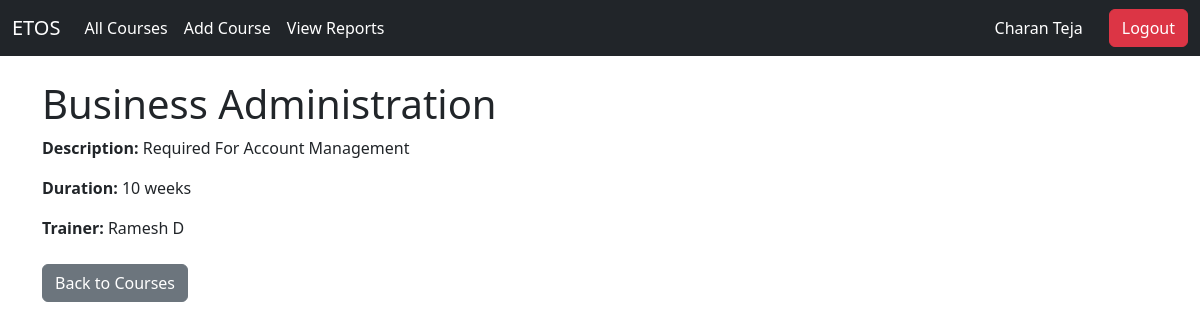
Before: /employee/course/2/ (signed in) with the older database file.
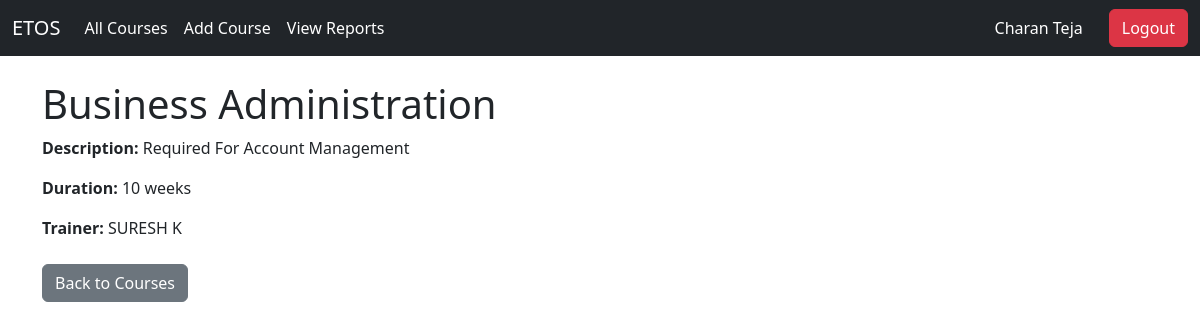
After: the same page with the newer database file.
### admin_app/models.py (models this page shows, shortened)
class Course(models.Model):
    name = models.CharField(max_length=100)
    description = models.TextField()
    duration = models.PositiveIntegerField()  # Duration in hours
    trainer = models.ForeignKey(User, on_delete=models.SET_NULL, null=True)  # Trainer linked to User
    status = models.BooleanField(default=True)  # Active/Inactive status

### employee/views.py (the view)
# urls.py: path('course/<int:course_id>/', views.course_detail, name='course_detail'),
@login_required
def course_detail(request, course_id):  # Ensure this accepts course_id
    Course = apps.get_model('admin_app', 'Course')
    course = get_object_or_404(Course, id=course_id)  # Fetch the specific course by ID
    return render(request, 'employee/course_details.html', {'course': course})

### templates/employee/course_details.html (shortened to what this page needs)
<!DOCTYPE html>
<html lang="en">
<head>
    <link href="https://cdn.jsdelivr.net/npm/bootstrap@5.3.3/dist/css/bootstrap.min.css" rel="stylesheet">
</head>
<body>
    {% include 'employee/employee_navbar.html' %}
    <div class="container mt-4">
        <h1>{{ course.name }}</h1>
        <p><strong>Description:</strong> {{ course.description }}</p>
        <p><strong>Duration:</strong> {{ course.duration }} weeks</p>
        <p><strong>Trainer:</strong> {{ course.trainer.get_full_name }}</p>
        <div class="mt-4">
            <a href="{% url 'employee:course_list' %}" class="btn btn-secondary">Back to Courses</a>
        </div>
    </div>
</body>
</html>

Changed rows visible on the page:
changed Course "Business Administration": trainer.get_full_name "Ramesh D" → "SURESH K"
